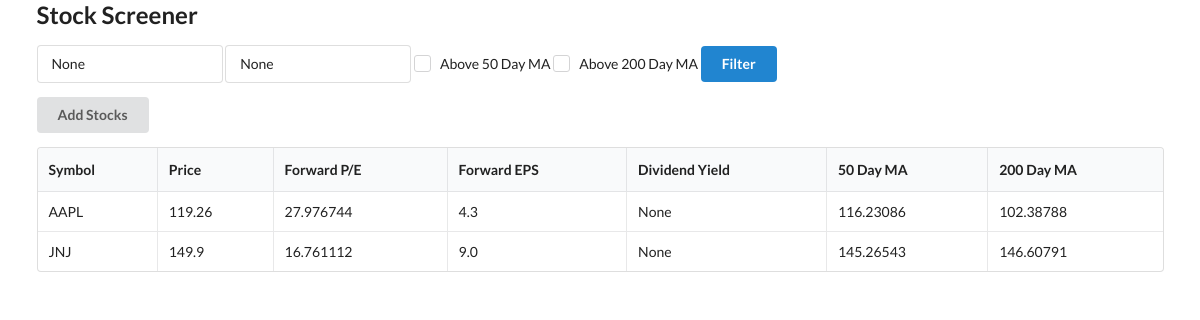
The page / on the database its author committed.
### models.py (models this page shows)
class Stock(Base):
    __tablename__ = "stocks"
    id = Column(Integer, primary_key=True, index=True)
    symbol = Column(String, unique=True, index=True)
    price = Column(Float)
    forward_pe = Column(Float)
    forward_eps = Column(Float)
    forward_yield = Column(Float)
    ma50 = Column(Float)
    ma200 = Column(Float)

### main.py (the view)
@app.get("/")
def dashboard(request: Request, forward_pe= None, forward_yield= None, ma50= None, ma200= None, db: Session = Depends(get_db)):
    stocks = db.query(Stock)
    if forward_pe:
        stocks = stocks.filter(Stock.forward_pe < forward_pe)
    if forward_yield:
        stocks = stocks.filter(Stock.forward_yield > forward_yield)
    if ma50:
        stocks = stocks.filter(Stock.price > Stock.ma50)
    if ma200:
        stocks = stocks.filter(Stock.price > Stock.ma200)
    return templates.TemplateResponse("dashboard.html", {
      "request": request,
      "stocks": stocks,
      "forward_yield": forward_yield,
      "forward_pe": forward_pe,
      "ma50": ma50,
      "ma200": ma200
    })

### templates/dashboard.html (shortened to what this page needs)
{% extends "layout.html" %}
{% block content %}
<form>
<div class="ui input">
  <input name="forward_pe" type="text" placeholder="P/E ratio" value="{{forward_pe}}">
</div>
<div class="ui input">
  <input name="forward_yield" type="text" placeholder="Dividend Yield" value="{{forward_yield}}">
</div>
<div class="ui checkbox">
  <label>Above 50 Day MA</label>
</div>
<div class="ui checkbox">
  <label>Above 200 Day MA</label>
</div>
<button type="submit" class="ui button primary">Filter</button>
</form>
<div>
  <button id="add_stocks" class="ui button">Add Stocks</button>
</div>
<table class="ui celled table">
  <thead>
  <tr>
    <th>Symbol</th>
    <th>Price</th>
    <th>Forward P/E</th>
    <th>Forward EPS</th>
    <th>Dividend Yield</th>
    <th>50 Day MA</th>
    <th>200 Day MA</th>
  </tr></thead>
  <tbody>
  {% for stock in stocks %}
  <tr>
    <td>{{ stock.symbol }}</td>
    <td>{{ stock.price }}</td>
    <td>{{ stock.forward_pe }}</td>
    <td>{{ stock.forward_eps }}</td>
    <td>{{ stock.forward_yield }}</td>
    <td>{{ stock.ma50 }}</td>
    <td>{{ stock.ma200 }}</td>
  </tr>
  {% endfor %}
  </tbody>
</table>
{% endblock %}

### templates/layout.html (shortened to what this page needs)
<html>
<head>
  <link rel="stylesheet" href="https://cdn.jsdelivr.net/npm/semantic-ui@2.4.2/dist/semantic.min.css">
</head>
<body>
  <div class="ui container">
    <h2>
      Stock Screener
    </h2>
    {% block content %}
    {% endblock %}
  </div>
</body>
</html>

### rows shown on the page
Stock: symbol "AAPL", price "119.26", forward_pe "27.976744", forward_eps "4.3", forward_yield "None", ma50 "116.23086", ma200 "102.38788"
Stock: symbol "JNJ", price "149.9", forward_pe "16.761112", forward_eps "9.0", forward_yield "None", ma50 "145.26543", ma200 "146.60791"
